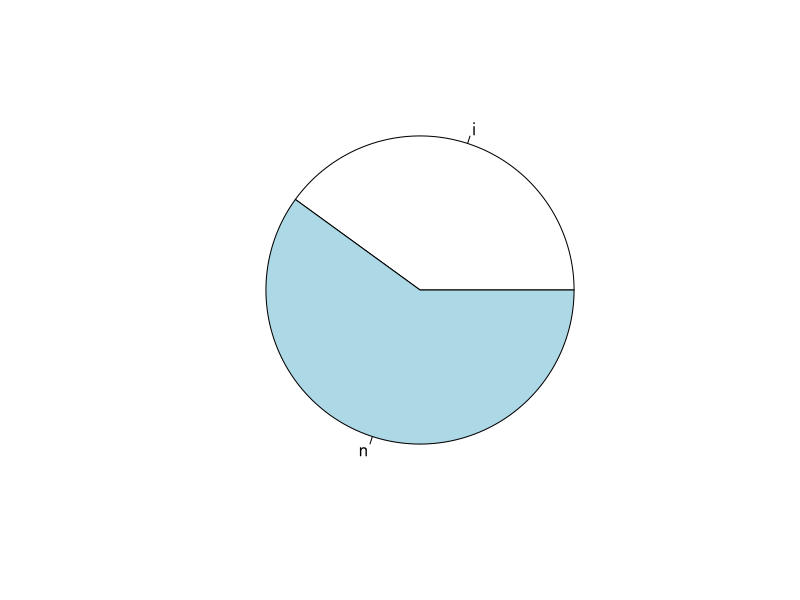
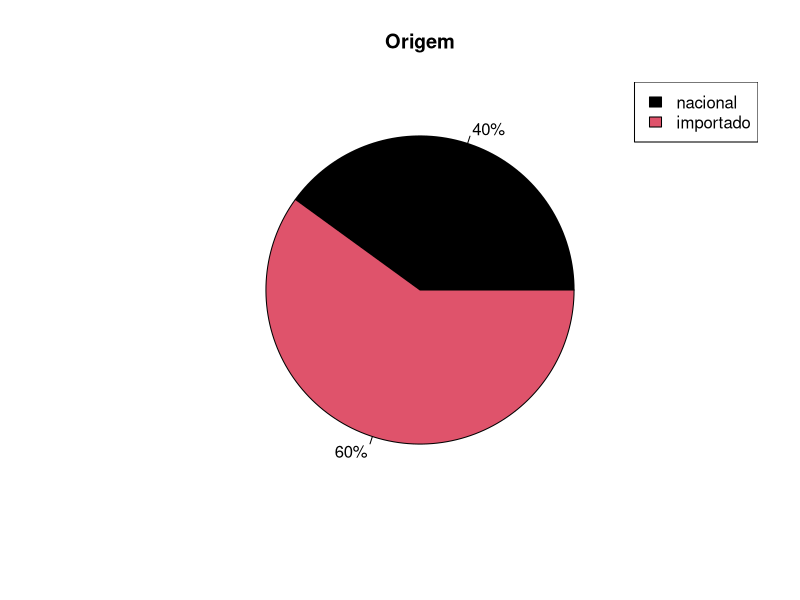
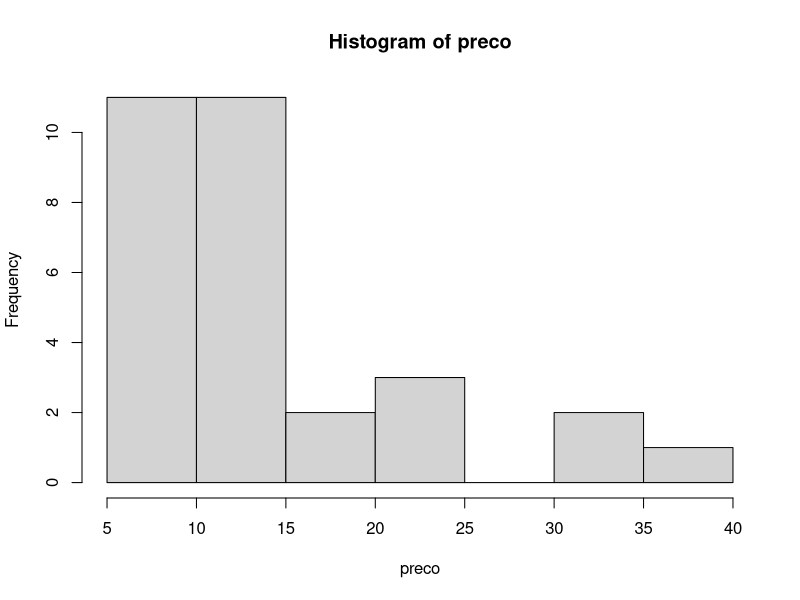
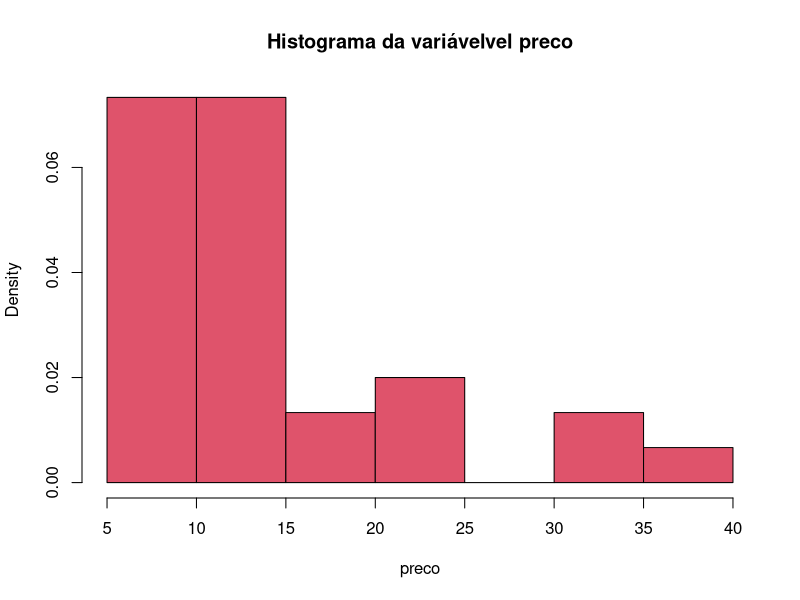
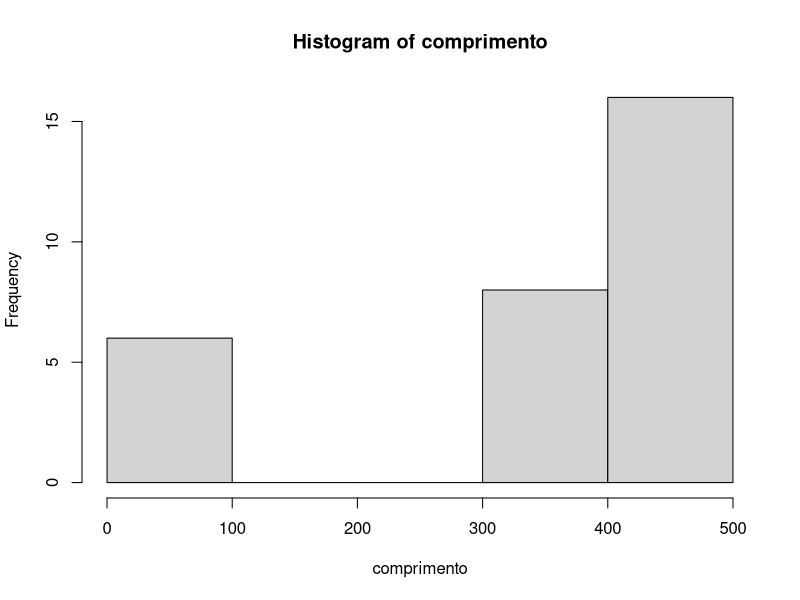
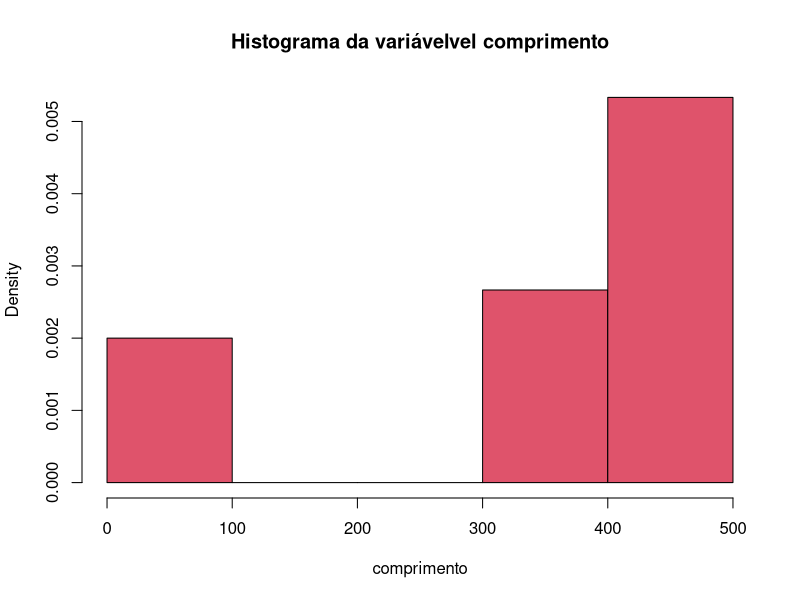
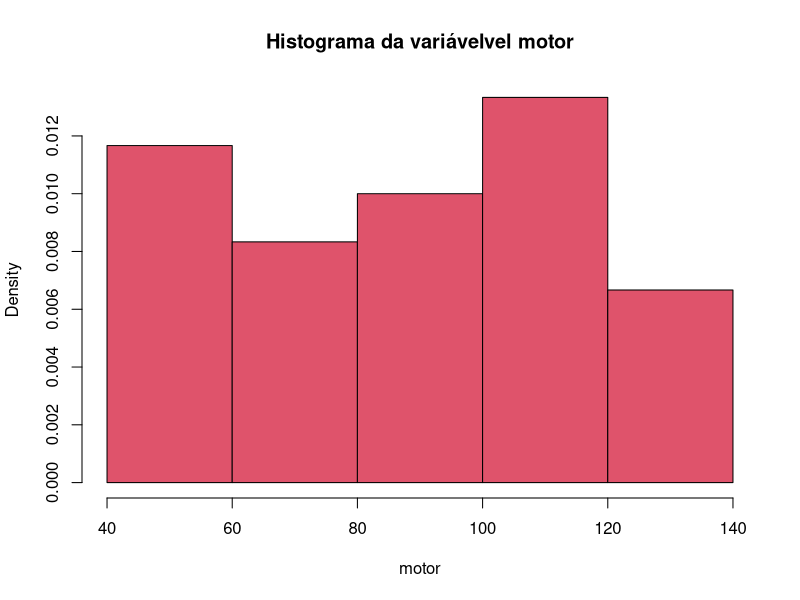
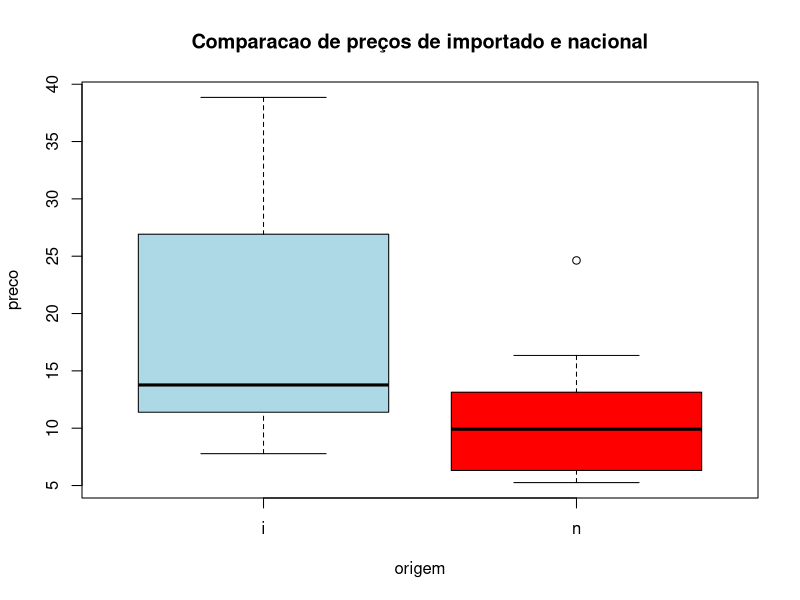

The R source for these figures, in order:
dados <- read.csv("tabela.csv", header=TRUE,sep=",",dec=",")

attach(dados)

total <- length(origem)
prop.table(table(origem))*100

#frequencias
freq = table(dados$origem)
freq

freq_rel = prop.table(freq)
freq_rel

porcentagem = prop.table(freq)*100
porcentagem

percentual = prop.table(table(origem))
ni <- c(40,60)
summary(dados)

comprimento <- gsub(",", "", comprimento)   # remove comma
comprimento <- as.numeric(comprimento)

print(paste0("media do motor = ",mean(motor)) )
print(paste0("desvio padrao do motor = ",sd(motor)))

print(paste0("media do comprimento = ",mean(motor)) )
print(paste0("desvio padrao do comprimento = ",sd(comprimento)))

print(paste0("media do preco = ",mean(preco)) )
print(paste0("desvio padrao do preco = ",sd(preco)))

median(preco)
comprimento <- gsub(",", "", comprimento)   # remove comma
comprimento <- as.numeric(comprimento)
median(comprimento)
median(motor)

desvio1 = sd(preco)**2
varPreco = desvio1**2
print(paste0("variancia de preco = ", varPreco))
      

desvio2 = sd(comprimento)**2
varcomprimento = desvio2**2
print(paste0("variancia de comprimento = ", varcomprimento))

desvio3 = sd(motor)**2
varmotor = desvio3**2
print(paste0("variancia de motor = ", varmotor))


      
      
#grafico de pizza
table(origem)
pie(table(origem))
pie(table(origem),main="Origem",labels=c("40%","60%"),col=c(1,2))
legend("topright",fill=c(1,2),legend=c("nacional","importado"))

#histograma

hist(preco)

hist(preco,prob=T,col=2,border = 1,main="Histograma da variávelvel preco")

hist(comprimento)
hist(comprimento,prob=T,col=2,border = 1,main="Histograma da variávelvel comprimento")
hist(motor,prob=T,col=2,border = 1,main="Histograma da variávelvel motor")

boxplot(preco~origem,col =c("light blue","red"),main="Comparacao de preços de importado e nacional")
